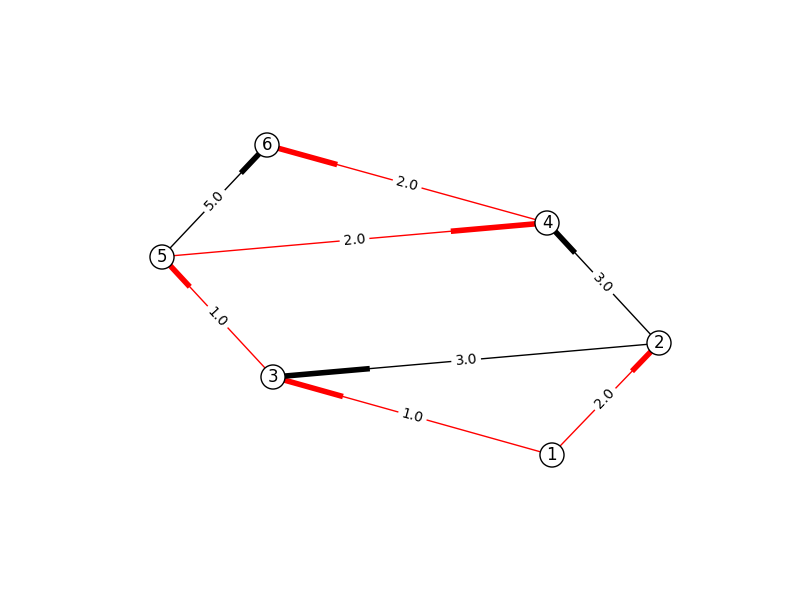

Reproduce this figure in Python.
#!/usr/bin/env python2
# -*- coding: utf-8 -*-
"""
Created on Sun Mar 27 01:20:46 2016

@author: caioau
"""

import matplotlib.pyplot as plt
import networkx as nx


def main():
    G = nx.DiGraph()  # G eh um grafo direcionado
    # gera o grafo apartir de suas arestas
    G.add_weighted_edges_from([(1,2,2.0),(1,3,1.0),(2,3,3.0),(2,4,3.0),(3,5,1.0),(4,6,2.0),(5,4,2.0),(5,6,5.0)])
    for i in G.edges():
        # print i[0], i[1]
        G[i[0]][i[1]]["color"] = "black"
    # G[1][2]["color"] = "red"
    comprimento, caminho = nx.single_source_dijkstra(G, 1)
    print caminho
    for i in caminho:
        print i, comprimento[i], caminho[i]
        for j in range(1, len(caminho[i])):
            #print caminho[i][j-1], caminho[i][j]
            G[caminho[i][j-1]][caminho[i][j]]["color"] = "red"
    desenhaGrafo(G, "grafo-1c2.png")


def desenhaGrafo(G,pngfilename): # desenha o grafo e salva numa imagem png
    edge_labels=dict([((u,v,),d['weight']) # gera os labels das arestas
                    for u,v,d in G.edges(data=True)])
    colors = [G[u][v]['color'] for u,v in G.edges()]
    pos = nx.graphviz_layout(G,prog='neato') # obtem a posicao dos nos (para desenhalo) # TODO: desativar isso?
    nx.draw_networkx_edges(G,pos, edge_color=colors) # desenha as arestas
    nx.draw_networkx_labels(G,pos) # desenha os labels das arestas
    nx.draw_networkx_edge_labels(G,pos,edge_labels=edge_labels) # desenha os labels dos nos
    nx.draw_networkx_nodes(G,pos,node_color='w') # desenha os nos
    plt.axis('off') # desativa os eixos
    plt.savefig(pngfilename)
    plt.close("all")

if __name__ == "__main__":
    main()
